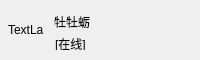
<?xml version="1.0" encoding="UTF-8"?>
<ui version="4.0">
 <class>ConUserItem</class>
 <widget class="QWidget" name="ConUserItem">
  <property name="geometry">
   <rect>
    <x>0</x>
    <y>0</y>
    <width>200</width>
    <height>60</height>
   </rect>
  </property>
  <property name="minimumSize">
   <size>
    <width>190</width>
    <height>60</height>
   </size>
  </property>
  <property name="maximumSize">
   <size>
    <width>200</width>
    <height>60</height>
   </size>
  </property>
  <property name="windowTitle">
   <string>Form</string>
  </property>
  <layout class="QHBoxLayout" name="horizontalLayout">
   <property name="spacing">
    <number>0</number>
   </property>
   <property name="leftMargin">
    <number>8</number>
   </property>
   <property name="topMargin">
    <number>0</number>
   </property>
   <property name="rightMargin">
    <number>0</number>
   </property>
   <property name="bottomMargin">
    <number>0</number>
   </property>
   <item>
    <widget class="QWidget" name="widget" native="true">
     <property name="sizePolicy">
      <sizepolicy hsizetype="Fixed" vsizetype="Preferred">
       <horstretch>0</horstretch>
       <verstretch>0</verstretch>
      </sizepolicy>
     </property>
     <property name="minimumSize">
      <size>
       <width>190</width>
       <height>60</height>
      </size>
     </property>
     <property name="maximumSize">
      <size>
       <width>200</width>
       <height>60</height>
      </size>
     </property>
     <layout class="QHBoxLayout" name="horizontalLayout_3">
      <property name="spacing">
       <number>6</number>
      </property>
      <property name="leftMargin">
       <number>0</number>
      </property>
      <property name="topMargin">
       <number>0</number>
      </property>
      <property name="rightMargin">
       <number>10</number>
      </property>
      <property name="bottomMargin">
       <number>0</number>
      </property>
      <item>
       <widget class="QWidget" name="icon_wid" native="true">
        <property name="minimumSize">
         <size>
          <width>36</width>
          <height>36</height>
         </size>
        </property>
        <property name="maximumSize">
         <size>
          <width>36</width>
          <height>36</height>
         </size>
        </property>
        <layout class="QHBoxLayout" name="horizontalLayout_2">
         <property name="spacing">
          <number>0</number>
         </property>
         <property name="leftMargin">
          <number>0</number>
         </property>
         <property name="topMargin">
          <number>0</number>
         </property>
         <property name="rightMargin">
          <number>0</number>
         </property>
         <property name="bottomMargin">
          <number>0</number>
         </property>
         <item>
          <widget class="QLabel" name="icon_lab">
           <property name="sizePolicy">
            <sizepolicy hsizetype="Preferred" vsizetype="Preferred">
             <horstretch>0</horstretch>
             <verstretch>0</verstretch>
            </sizepolicy>
           </property>
           <property name="minimumSize">
            <size>
             <width>36</width>
             <height>36</height>
            </size>
           </property>
           <property name="maximumSize">
            <size>
             <width>36</width>
             <height>36</height>
            </size>
           </property>
           <property name="text">
            <string>TextLabel</string>
           </property>
          </widget>
         </item>
        </layout>
       </widget>
      </item>
      <item>
       <widget class="QWidget" name="user_info_lab" native="true">
        <property name="sizePolicy">
         <sizepolicy hsizetype="Fixed" vsizetype="Preferred">
          <horstretch>0</horstretch>
          <verstretch>0</verstretch>
         </sizepolicy>
        </property>
        <property name="minimumSize">
         <size>
          <width>154</width>
          <height>60</height>
         </size>
        </property>
        <property name="maximumSize">
         <size>
          <width>164</width>
          <height>60</height>
         </size>
        </property>
        <layout class="QVBoxLayout" name="verticalLayout">
         <property name="spacing">
          <number>0</number>
         </property>
         <property name="leftMargin">
          <number>0</number>
         </property>
         <property name="topMargin">
          <number>0</number>
         </property>
         <property name="rightMargin">
          <number>0</number>
         </property>
         <property name="bottomMargin">
          <number>0</number>
         </property>
         <item>
          <widget class="QWidget" name="widget_2" native="true">
           <property name="sizePolicy">
            <sizepolicy hsizetype="Fixed" vsizetype="Preferred">
             <horstretch>0</horstretch>
             <verstretch>0</verstretch>
            </sizepolicy>
           </property>
           <property name="minimumSize">
            <size>
             <width>164</width>
             <height>20</height>
            </size>
           </property>
           <property name="maximumSize">
            <size>
             <width>164</width>
             <height>20</height>
            </size>
           </property>
           <layout class="QHBoxLayout" name="horizontalLayout_4">
            <property name="spacing">
             <number>0</number>
            </property>
            <property name="leftMargin">
             <number>0</number>
            </property>
            <property name="topMargin">
             <number>3</number>
            </property>
            <property name="rightMargin">
             <number>80</number>
            </property>
            <property name="bottomMargin">
             <number>0</number>
            </property>
            <item>
             <widget class="QWidget" name="widget_3" native="true">
              <property name="minimumSize">
               <size>
                <width>75</width>
                <height>20</height>
               </size>
              </property>
              <property name="maximumSize">
               <size>
                <width>75</width>
                <height>20</height>
               </size>
              </property>
              <layout class="QVBoxLayout" name="verticalLayout_2">
               <property name="spacing">
                <number>0</number>
               </property>
               <property name="leftMargin">
                <number>0</number>
               </property>
               <property name="topMargin">
                <number>0</number>
               </property>
               <property name="rightMargin">
                <number>0</number>
               </property>
               <property name="bottomMargin">
                <number>0</number>
               </property>
               <item>
                <widget class="QLabel" name="user_name_lab">
                 <property name="sizePolicy">
                  <sizepolicy hsizetype="Fixed" vsizetype="Preferred">
                   <horstretch>0</horstretch>
                   <verstretch>0</verstretch>
                  </sizepolicy>
                 </property>
                 <property name="minimumSize">
                  <size>
                   <width>75</width>
                   <height>12</height>
                  </size>
                 </property>
                 <property name="maximumSize">
                  <size>
                   <width>75</width>
                   <height>12</height>
                  </size>
                 </property>
                 <property name="text">
                  <string>牡牡蛎</string>
                 </property>
                </widget>
               </item>
              </layout>
             </widget>
            </item>
           </layout>
          </widget>
         </item>
         <item>
          <widget class="QWidget" name="widget_5" native="true">
           <property name="minimumSize">
            <size>
             <width>95</width>
             <height>12</height>
            </size>
           </property>
           <property name="maximumSize">
            <size>
             <width>100</width>
             <height>12</height>
            </size>
           </property>
           <layout class="QVBoxLayout" name="verticalLayout_4">
            <property name="spacing">
             <number>0</number>
            </property>
            <property name="leftMargin">
             <number>5</number>
            </property>
            <property name="topMargin">
             <number>0</number>
            </property>
            <property name="rightMargin">
             <number>0</number>
            </property>
            <property name="bottomMargin">
             <number>0</number>
            </property>
            <item>
             <widget class="QLabel" name="user_state_lab">
              <property name="sizePolicy">
               <sizepolicy hsizetype="Fixed" vsizetype="Preferred">
                <horstretch>0</horstretch>
                <verstretch>0</verstretch>
               </sizepolicy>
              </property>
              <property name="minimumSize">
               <size>
                <width>95</width>
                <height>12</height>
               </size>
              </property>
              <property name="maximumSize">
               <size>
                <width>100</width>
                <height>12</height>
               </size>
              </property>
              <property name="text">
               <string>[在线]</string>
              </property>
             </widget>
            </item>
           </layout>
          </widget>
         </item>
        </layout>
       </widget>
      </item>
     </layout>
    </widget>
   </item>
  </layout>
 </widget>
 <resources/>
 <connections/>
</ui>
